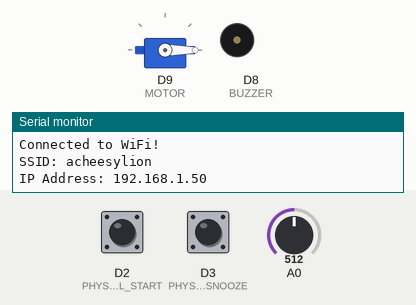
This sketch was run on a simulated Arduino MKR. Shown: servo, buzzer (waves = sounding), the last lines printed to the serial monitor. The inputs (shaded band) are chosen by the test bench; at power-on: D2 (PHYSICAL_START) HIGH, A0 = 512, D3 (PHYSICAL_SNOOZE) HIGH. WiFi joins after 1.5 s; servers stay silent unless stated; uploads are accepted with an empty reply.

Above: at 3.7 s.
3.8 s: D2 (PHYSICAL_START) pulled LOW for 0.15 s
At 4.2 s:
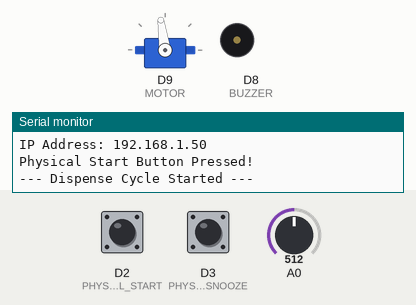
6.9 s: A0 set to 55
9.9 s: A0 set to 46
At 9.9 s:
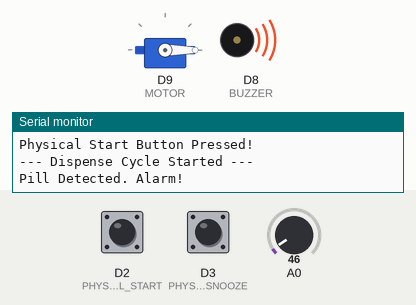
12.9 s: D3 (PHYSICAL_SNOOZE) pulled LOW for 0.15 s
At 13.7 s:
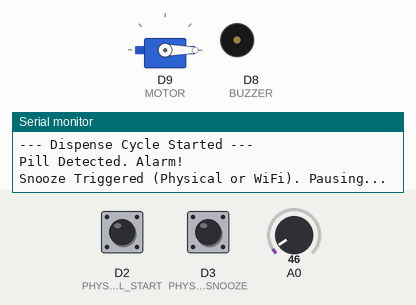
Timing chart, 0 to 15.9 s (numbered marks = the images above; inputs shaded):
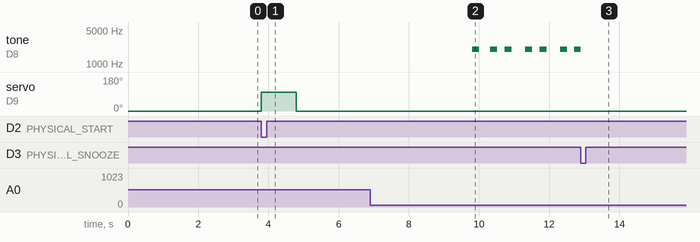

Measured:
- the behaviour switches between 51 and 50 on A0 (found by bisection; images 1 and 2)
- after the input at 3.8 s, servo on D9 (MOTOR): 0° → 98° at once, → 0° 1.0 s later
- after the input at 12.9 s, tone on D8 (BUZZER): goes on until 12.9 s, then stays silent
- by itself, tone on D8 (BUZZER): repeats every 1.0 s: 2000 Hz 0.20 s, silent 0.20 s, 2000 Hz 0.20 s, silent 0.38 s

The sketch:

sketch_jan30a.ino
```cpp
#include <Servo.h>
#include <SPI.h>
#include <WiFiNINA.h>
#include <ArduinoJson.h>

// --- NETWORK SETTINGS ---
char ssid[] = "acheesylion";      // Your Network Name
char pass[] = "batman123";               // Your Network Password
int status = WL_IDLE_STATUS;

// IP Address of your computer (Laptop on Hotspot)
IPAddress serverAddress(172, 20, 10, 4);
int serverPort = 8080;

WiFiClient client;

// --- HARDWARE PIN DEFINITIONS ---
const int IR_SENSOR = 0;       // Pin A0
const int MOTOR = 9;           // Pin ~9
const int BUZZER = 8;          // Pin 8
const int PHYSICAL_START = 2;  // Pin 2 (Button 1)
const int PHYSICAL_SNOOZE = 3; // Pin ~3 (Button 2)

// --- TIMINGS ---
const unsigned long TIME_WAIT_AFTER_DISPENSE = 3000;
const unsigned long TIME_READ_SENSOR = 2000;
const unsigned long TIME_ALARM_DURATION = 5000;
const unsigned long TIME_SNOOZE_DURATION = 3000;
const float DEGREES = 98;
const int SENSOR_THRESHOLD = 50;

// --- OBJECTS ---
Servo myServo;

// --- POLLING TIMER ---
unsigned long lastPollTime = 0;
const long POLL_INTERVAL = 2000;

// --- LAST DISPENSE INTAKE IDS (from poll response; used in status report) ---
const int MAX_INTAKE_IDS = 10;
int lastDispenseIntakeIds[MAX_INTAKE_IDS];
int lastDispenseIntakeIdsCount = 0;

void setup() {
  Serial.begin(9600);

  // Hardware Setup
  myServo.attach(MOTOR);
  myServo.write(0);
  pinMode(BUZZER, OUTPUT);

  // Button Setup (INPUT_PULLUP: LOW when pressed)
  pinMode(PHYSICAL_START, INPUT_PULLUP);
  pinMode(PHYSICAL_SNOOZE, INPUT_PULLUP);

  // WiFi Setup
  Serial.print("Connecting to WiFi...");
  while (status != WL_CONNECTED) {
    Serial.print(".");
    status = WiFi.begin(ssid, pass);
    delay(1000);
  }
  Serial.println("\nConnected to WiFi!");
  printWiFiStatus();
}

void loop() {
  // 1. Check Physical Button (Start)
  if (digitalRead(PHYSICAL_START) == LOW) {
    Serial.println("Physical Start Button Pressed!");
    runDispenseCycle();
    delay(1000); // Debounce
  }

  // 2. Poll Server (every 2 seconds)
  if (millis() - lastPollTime > POLL_INTERVAL) {
    checkServerForCommands();
    lastPollTime = millis();
  }
}

// ---------------------------------------------------------
// HYBRID LOGIC FLOW
// ---------------------------------------------------------

void runDispenseCycle() {
  Serial.println("--- Dispense Cycle Started ---");

  // 1. Dispense
  myServo.write(DEGREES);
  delay(1000);
  myServo.write(0);

  // 2. Wait
  delay(TIME_WAIT_AFTER_DISPENSE);

  bool pillTaken = false;

  // 3. Monitor Loop
  while (!pillTaken) {
    bool pillDetected = checkSensorForTime(TIME_READ_SENSOR);

    if (!pillDetected) {
      Serial.println("Tray Empty. Pill Taken.");
      sendStatusReport(true);
      pillTaken = true;
    } else {
      Serial.println("Pill Detected. Alarm!");

      // Ring Buzzer (Checks BOTH Physical Button AND Network)
      bool snoozed = ringBuzzerHybrid(TIME_ALARM_DURATION);

      if (snoozed) {
        Serial.println("Snooze Triggered (Physical or WiFi). Pausing...");
        noTone(BUZZER);
        //digitalWrite(BUZZER, LOW); // Stop Sound
        delay(TIME_SNOOZE_DURATION);
      } else {
        Serial.println("Alarm finished (Missed Dose).");
        noTone(BUZZER);
        //digitalWrite(BUZZER, LOW); // Stop Sound
        sendStatusReport(false);
        break;
      }
    }
  }
}

// ---------------------------------------------------------
// HYBRID HELPER FUNCTIONS
// ---------------------------------------------------------

// Checks BOTH the Physical Button AND the Network for snooze command
bool ringBuzzerHybrid(unsigned long duration) {
  unsigned long start = millis();
  unsigned long lastBeep = 0;
  bool beepState = false;

  while (millis() - start < duration) {
    // UPDATED BEEP LOGIC FOR LOUDER SOUND
    // We create a "Beep-Beep-Beep" effect using tone()
    if (millis() - lastBeep > 200) { // Changed to 200ms for a clearer beep rhythm
      lastBeep = millis();
      beepState = !beepState;

      if (beepState) {
        // Play 2000Hz tone (Standard "Loud" BEEP frequency)
        tone(BUZZER, 2000);
      } else {
        // Silence
        noTone(BUZZER);
      }
    }

    // CHECK 1: Physical Snooze Button
    if (digitalRead(PHYSICAL_SNOOZE) == LOW) {
       return true;
    }

    // CHECK 2: Network Snooze Command (Check every ~1 sec)
    if (millis() % 1000 < 20) {
       if (checkForSnoozeCommand()) return true;
    }

    // CHECK 3: Pill Removed?
    if (analogRead(IR_SENSOR) <= SENSOR_THRESHOLD) {
       // Ideally we would return here, but for now we let the loop continue
    }

    delay(10);
  }
  return false;
}

bool checkSensorForTime(unsigned long duration) {
  unsigned long start = millis();
  int detections = 0;
  while (millis() - start < duration) {
    if (analogRead(IR_SENSOR) > SENSOR_THRESHOLD) detections++;
    delay(100);
  }
  return (detections > 2);
}

// ---------------------------------------------------------
// NETWORK FUNCTIONS
// ---------------------------------------------------------

void checkServerForCommands() {
  if (client.connect(serverAddress, serverPort)) {
    client.println("GET /api/firmware/poll?deviceId=DISPENSER_001 HTTP/1.1");
    client.print("Host: "); client.println(serverAddress);
    client.println("Connection: close");
    client.println();

    String responseBody = "";
    boolean headerEnded = false;

    while (client.connected() || client.available()) {
      if (client.available()) {
        String line = client.readStringUntil('\n');
        if (line == "\r") headerEnded = true;
        else if (headerEnded) responseBody += line;

      }
    }
    client.stop();

    responseBody.trim();

    int jsonStart = responseBody.indexOf('{');
    int jsonEnd = responseBody.lastIndexOf('}');
    if (jsonStart >= 0 && jsonEnd > jsonStart) {
      String jsonOnly =responseBody.substring(jsonStart, jsonEnd + 1);
      StaticJsonDocument<200> doc;
      DeserializationError error = deserializeJson(doc, jsonOnly);

      if (!error) {
        const char* cmd = doc["command"];
        if (strcmp(cmd, "IDLE") != 0) {
           Serial.print("Server Command: "); Serial.println(cmd);
        }

        if (strcmp(cmd, "DISPENSE") == 0) {
          // Store intake ids from poll response for use in sendStatusReport()
          lastDispenseIntakeIdsCount = 0;
          JsonArray intakeIdsArr = doc["intakeIds"];
          if (!intakeIdsArr.isNull()) {
            for (size_t i = 0; i < intakeIdsArr.size() && i < (size_t)MAX_INTAKE_IDS; i++) {
              lastDispenseIntakeIds[lastDispenseIntakeIdsCount++] = (int)intakeIdsArr[i];
            }
          }
          runDispenseCycle();
        }
      }
    }
  }
}

bool checkForSnoozeCommand() {
  if (client.connect(serverAddress, serverPort)) {
    client.println("GET /api/firmware/poll HTTP/1.1");
    client.print("Host: "); client.println(serverAddress);
    client.println("Connection: close");
    client.println();

    String responseBody = "";
    boolean headerEnded = false;
    while (client.connected() || client.available()) {
      if (client.available()) {
        String line = client.readStringUntil('\n');
        if (line == "\r") headerEnded = true;
        else if (headerEnded) responseBody += line;
      }
    }
    client.stop();

    if (responseBody.indexOf("SNOOZE") >= 0) {
      return true;
    }
  }
  return false;
}

void sendStatusReport(bool wasTaken) {
  if (client.connect(serverAddress, serverPort)) {
    Serial.println("Sending Report to Server...");
    StaticJsonDocument<256> doc;
    JsonArray ids = doc.createNestedArray("intakeIds");
    for (int i = 0; i < lastDispenseIntakeIdsCount; i++) {
      ids.add(lastDispenseIntakeIds[i]);
    }
    doc["dispenseEventStatus"] = wasTaken;

    String jsonString;
    serializeJson(doc, jsonString);

    client.println("POST /api/firmware/status HTTP/1.1");
    client.print("Host: "); client.println(serverAddress);
    client.println("Content-Type: application/json");
    client.print("Content-Length: "); client.println(jsonString.length());
    client.println("Connection: close");
    client.println();
    client.println(jsonString);
    client.stop();

    // Clear so we don't reuse ids (e.g. next physical-button dispense reports no ids)
    lastDispenseIntakeIdsCount = 0;
  }
}

void printWiFiStatus() {
  Serial.print("SSID: "); Serial.println(WiFi.SSID());
  IPAddress ip = WiFi.localIP();
  Serial.print("IP Address: "); Serial.println(ip);
}
```
